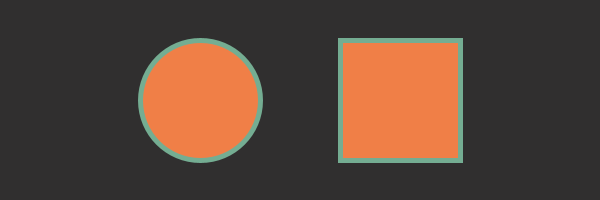
Frame 1 (no input)
Frame 60 (the mouse pressed at the canvas centre just before this capture): identical to frame 1, image omitted
Frame 120 (the mouse held since frame 60 and released just before this capture): identical to frame 1, image omitted

The Processing sketch that drew this single still picture (run headless with seeded random() and noise(); from frame 60 on, the mouse is pressed at the canvas centre):

// Processing sketch: key_click_hovering
// ── key_click_hovering.pde
color[] kitties = {#302F2F, #74AD92, #F07F47, #FFAA42, #FFE224};
color[] palette = kitties;

int lf = palette[2];
int rf = palette[2];

int s = 120;

void setup(){
  size(600,200);
  smooth();
  rectMode(CENTER);
  stroke(palette[1]);
  strokeWeight(5);
}


void draw(){
  background(palette[0]);
  
  fill(lf);
  ellipse(width/3,height/2,s,s);
  
  
  fill(rf);
  rect(width*2/3, height/2,s,s);
  
  //detect if any key is pressed
  if(keyPressed){
      //click "1" key
        if(key == 'l'){
        lf = palette[4];
      }else{
        lf = palette[2];
      }
      
      //click r key
      if(key == 'r'){
         rf = palette[4];
        } else{
         rf = palette[2];
        }
  } 
}
